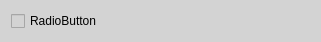
<?xml version="1.0" encoding="UTF-8"?>
<ui version="4.0">
 <class>Form</class>
 <widget class="QWidget" name="Form">
  <property name="geometry">
   <rect>
    <x>0</x>
    <y>0</y>
    <width>321</width>
    <height>35</height>
   </rect>
  </property>
  <property name="windowTitle">
   <string>Form</string>
  </property>
  <property name="styleSheet">
   <string notr="true">background-color: lightgray;</string>
  </property>
  <layout class="QGridLayout" name="gridLayout">
   <item row="0" column="0">
    <widget class="QCheckBox" name="camera_cb">
     <property name="text">
      <string>RadioButton</string>
     </property>
    </widget>
   </item>
  </layout>
 </widget>
 <resources/>
 <connections/>
</ui>
